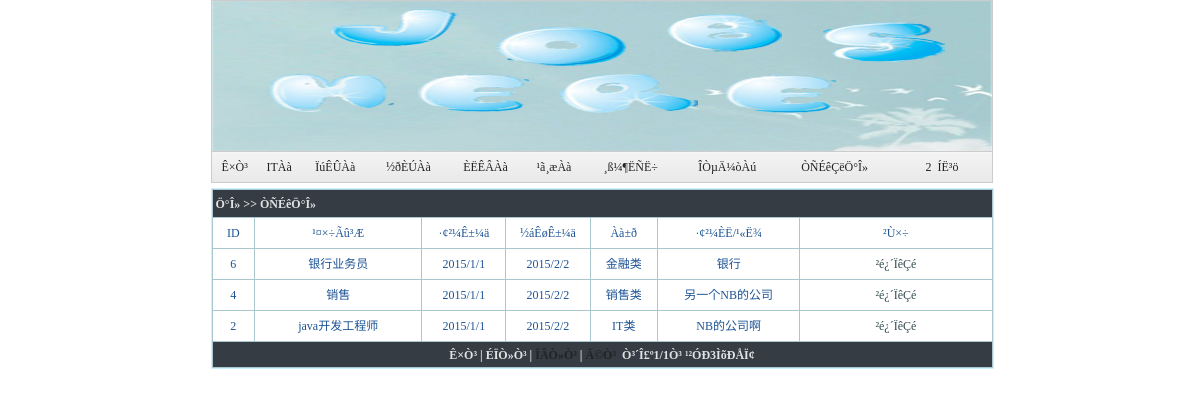
The app's page /capplydetails.php (signed in) with its own data.
### tables this page shows
CREATE TABLE `jobs` (
  `jobid` bigint(20) NOT NULL auto_increment,
  `jobname` varchar(50) NOT NULL,
  `jobabout` varchar(255) NOT NULL,
  `jobskill` varchar(255) NOT NULL,
  `starttime` varchar(50) default NULL,
  `endtime` varchar(50) NOT NULL,
  `type` varchar(20) default NULL,
  `rname` varchar(30) NOT NULL,
  `rid` bigint(20) NOT NULL,
  PRIMARY KEY  (`jobid`)
);

### capplydetails.php (the view, shortened to what this page needs)
<html xmlns="http://www.w3.org/1999/xhtml">
<head>
<link rel="stylesheet" href="admin/images/css.css" type="text/css"/>
</head>
<body>
<?php include("chead.php");?>
<?php
	$pagesize=20;
    $cid =$_SESSION['cid'];
	$sql="select * from jobs where jobid in (select jobid from applyjob where cid = $cid)";
	$rs=mysql_query($sql);
	$recordcount=mysql_num_rows($rs);
	$pagecount=($recordcount-1)/$pagesize+1;
	$pagecount=(int)$pagecount;
	$pageno=$_GET["pageno"];
	if($pageno=="")
	{
		$pageno=1;
	}
	$startno=($pageno-1)*$pagesize;
	$sql="select * from jobs where jobid in (select jobid from applyjob where cid = $cid) order by jobid desc limit $startno,$pagesize";
	$rs=mysql_query($sql);
?>
<table width="783" border="0" align="center" cellpadding="0" cellspacing="1" bgcolor="#CCCCCC" class="table" >
      <tr>
        <td height="27" colspan="7" align="left" bgcolor="#FFFFFF" class="bg_tr">&nbsp;Ö°Î»&nbsp;&gt;&gt;&nbsp;ÒÑÉêÖ°Î»</td>
      </tr>
       <tr>
      <td width="5%" height="30" align="center" bgcolor="#FFFFFF" class="line2">ID</td>
	    <td width="20%" align="center" bgcolor="#FFFFFF" class="line2">¹¤×÷Ãû³Æ</td>
	    <td width="10%" align="center" bgcolor="#FFFFFF" class="line2">·¢²¼Ê±¼ä</td>
	    <td width="10%" align="center" bgcolor="#FFFFFF" class="line2">½áÊøÊ±¼ä</td>
	    <td width="8%" align="center" bgcolor="#FFFFFF" class="line2">Àà±ð</td>
	    <td width="17%" align="center" bgcolor="#FFFFFF" class="line2">·¢²¼ÈË/¹«Ë¾</td>
	    <td width="23%" align="center" bgcolor="#FFFFFF" colspan="2" class="line2">²Ù×÷</td>
	    </tr>
     <?php
	while($rows=mysql_fetch_assoc($rs))
	{
    	?>
   <tr>
	  <td height="30" align="center" bgcolor="#FFFFFF"><?php echo $rows["jobid"];?></td>
	  <td align="center" bgcolor="#FFFFFF"><?php echo $rows["jobname"];?></td>
	  <td align="center" bgcolor="#FFFFFF"><?php echo $rows["starttime"];?></td>
	  <td align="center" bgcolor="#FFFFFF"><?php echo $rows["endtime"];?></td>
	  <td align="center" bgcolor="#FFFFFF"><?php echo $rows["type"];?></td>
	  <td align="center" bgcolor="#FFFFFF"><?php echo $rows["rname"];?></td>
    <td align="center" class="td_bg">
    <a href="details.php?jobid=<?php echo $rows["jobid"] ?>" class="trlink">²é¿´ÏêÇé</a>
    </tr>
	<?php
	}
?>
	   <tr>
      <th height="25" colspan="7" align="center" class="bg_tr">
    <?php
	if($pageno==1)
	{
	?>
	Ê×Ò³ | ÉÏÒ»Ò³ | <a href="?pageno=<?php echo $pageno+1?>&id=<?php echo $id?>">ÏÂÒ»Ò³</a> | <a href="?pageno=<?php echo $pagecount?>&id=<?php echo $id?>">Ä©Ò³</a>
	<?php
	}
?>
	&nbsp;Ò³´Î£º<?php echo $pageno ?>/<?php echo $pagecount ?>Ò³&nbsp;¹²ÓÐ<?php echo $recordcount?>ÌõÐÅÏ¢ </th>
	  </tr>
</table>
</body>
</html>

### admin/images/css.css (style rules this page uses)
body { FONT-SIZE: 12px; margin-left: 4px; margin-top: 0px; margin-right: 0px; PADDING-RIGHT: 0px; PADDING-LEFT: 0px; SCROLLBAR-FACE-COLOR: #59D6FF; PADDING-BOTTOM: 0px; SCROLLBAR-HIGHLIGHT-COLOR: #ffffff; SCROLLBAR-SHADOW-COLOR: #ffffff; SCROLLBAR-3DLIGHT-COLOR: #007BC6; SCROLLBAR-DARKSHADOW-COLOR: #007BC6; SCROLLBAR-ARROW-COLOR: #007BC6; PADDING-TOP: 0px; SCROLLBAR-TRACK-COLOR: #009ED2; }
.table { border: 1px solid #CAF2FF; margin-top: 5px; margin-bottom: 5px; background:#a8c7ce; }
.td_bg { background:#ffffff; color:#344b50; }
.bg_tr { font-family: "΢���ź�,Verdana, ������"; color:#e1e2e3; font-size:12px; font-weight:bolder; background:#353c44; line-height: 22px; }
td { color:#1E5494; font-size:12px; line-height: 18px; }
a { text-decoration: none; }
a:link { color: #222;text-decoration: none; }
a.trlink { text-decoration: none; }
a.trlink:link { color: #344b50; }

### records on screen
jobs: jobid "6", jobname "银行业务员", starttime "2015/1/1", endtime "2015/2/2", type "金融类", rname "银行"
jobs: jobid "4", jobname "销售", starttime "2015/1/1", endtime "2015/2/2", type "销售类", rname "另一个NB的公司"
jobs: jobid "2", jobname "java开发工程师", starttime "2015/1/1", endtime "2015/2/2", type "IT类", rname "NB的公司啊"

### other values on screen
$_SESSION['cid'] "2"
$pageno "1"
$pagecount "1"
$recordcount "3"
